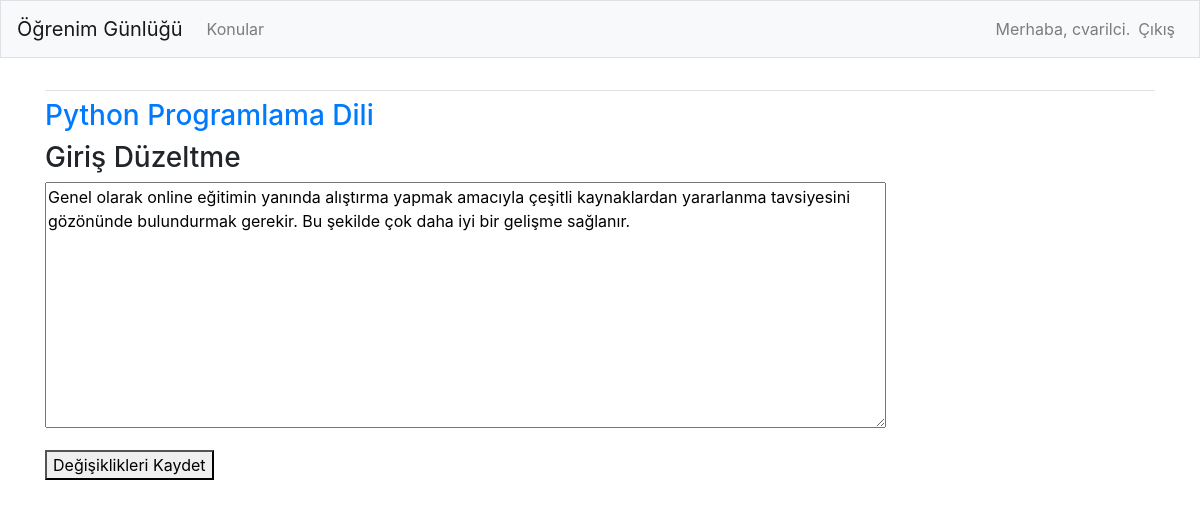
The app's page /edit_entry/5/ (signed in) with its own data.
### first_app/models.py (models this page shows, shortened)
class Topic(models.Model):
    text = models.CharField(max_length=200)
    date_added = models.DateTimeField(auto_now_add=True)
    owner = models.ForeignKey(User,on_delete=models.CASCADE)
    def __str__(self):
        return self.text

class Entry(models.Model):
    topic = models.ForeignKey(Topic,on_delete = models.CASCADE)
    text = models.TextField()
    date_added = models.DateTimeField(auto_now_add=True)
    class Meta:
        verbose_name_plural = 'entries'

### first_app/views.py (the view)
# urls.py: path('edit_entry/<int:entry_id>/',views.edit_entry,name='edit_entry'),
@login_required
def edit_entry(request,entry_id):
    entry= Entry.objects.get(id=entry_id)
    topic = entry.topic
    if topic.owner != request.user:
        raise Http404
    if request.method != 'POST':
        form = EntryForm(instance=entry)
    else:
        form = EntryForm(instance=entry,data=request.POST)
        if form.is_valid():
            form.save()
            return redirect('first_app:topic',topic_id=topic.id)
    context={'entry':entry,'topic':topic,'form':form}
    return render(request,'first_app/edit_entry.html',context)

### first_app/forms.py
class EntryForm(forms.ModelForm):
    class Meta:
        model = Entry
        fields = ['text']
        labels = {'text':''}
        widgets = {'text':forms.Textarea(attrs={'cols':80})}

### first_app/templates/first_app/edit_entry.html (shortened to what this page needs)
{% extends "first_app/base.html" %}
{% block content %}
    <h3><a href = "{% url 'first_app:topic' topic.id %}">{{topic}}</a></h3>
    <h3>Giriş Düzeltme</h3>
    <form action ="{% url 'first_app:edit_entry' entry.id %}" method='post'>
        {{form.as_p}}
        <button name='submit'>Değişiklikleri Kaydet</button>
    </form>
{% endblock content %}

### first_app/templates/first_app/base.html (shortened to what this page needs)
{% load bootstrap4 %}
<!doctype html>
<html lang="en">
<head>
  {% bootstrap_css %}
</head>
<body>
  <nav class="navbar navbar-expand-md navbar-light bg-light mb-4 border">
    <a class="navbar-brand" href="{% url 'first_app:index'%}">
        Öğrenim Günlüğü</a>
    <div class="collapse navbar-collapse" id="navbarCollapse">
      <ul class="navbar-nav mr-auto">
        <li class="nav-item">
          <a class="nav-link" href="{% url 'first_app:topics'%}">
              Konular</a></li>
      </ul>
      <ul class="navbar-nav ml-auto">
        {% if user.is_authenticated %}
          <li class="nav-item">
            <span class="navbar-text"}">Merhaba, {{ user.username }}.</span>
          </li>
          <li class="nav-item">
            <a class="nav-link" href="{% url 'users:logout' %}">Çıkış</a>
          </li>
        {% else %}
          <li class="nav-item">
            <a class="nav-link" href="{% url 'users:register' %}">Kayıt</a>
          </li>
          <li class="nav-item">
            <a class="nav-link" href="{% url 'users:login' %}">Giriş</a></li>
        {% endif %}
      </ul>
    </div>
  </nav>
  <main role="main" class="container">
    <div class="pb-2 mb-2 border-bottom">
    </div>
    <div>
      {% block content %}{% endblock content %}
    </div>
  </main>
</body>
</html>

### records on screen
Topic: text "Python Programlama Dili"
Entry: text "Genel olarak online eğitimin yanında alıştırma yapmak amacıyla çeşitli kaynaklardan yararlanma tavsiyesini gözönünde bulundurmak gerekir. Bu şekilde çok daha iyi bir gelişme sağlanır."

### other values on screen
{{ user.username }} "cvarilci"
